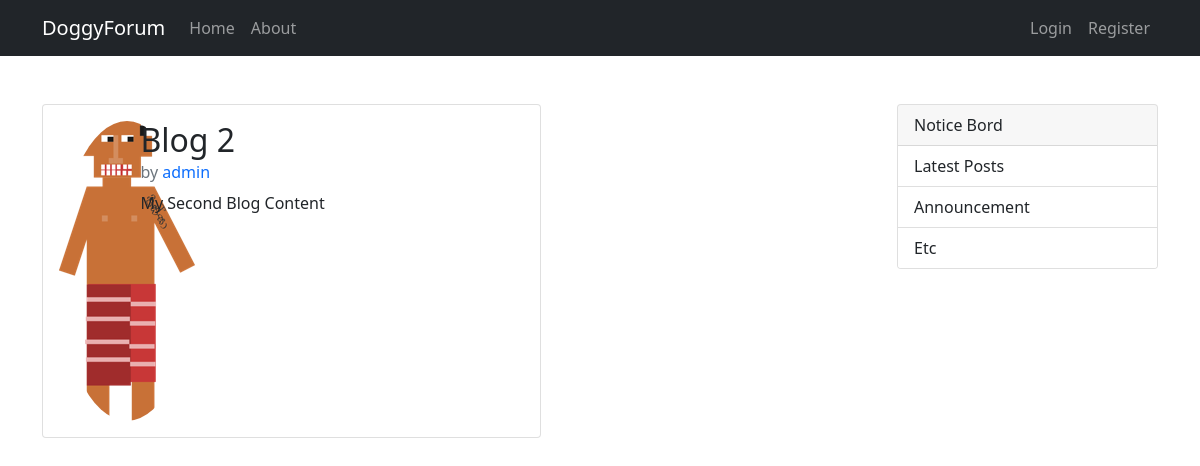
The app's page /post/2/ with its own data.
### blog/models.py (models this page shows, shortened)
class Post(models.Model):
    title = models.CharField(max_length=200)
    content = models.TextField()
    date_posted = models.DateTimeField(default=timezone.now)
    author = models.ForeignKey(User, on_delete=models.CASCADE)

### users/models.py (models this page shows, shortened)
class Profile(models.Model):
    user = models.OneToOneField(User, on_delete=models.CASCADE)
    image = models.ImageField(default='profile_pic/default.png', upload_to='profile_pic')

### blog/views.py (the view)
# urls.py: path('post/<int:pk>/', PostDetailView.as_view(), name='post-detail'),
class PostDetailView(DetailView):
    model = Post

### blog/templates/blog/post_detail.html (shortened to what this page needs)
{% extends "blog/base.html" %}
{% block content %}
 <div class="card mb-4" style="width: 60%;">
      <div class="card-body">
        <div class="row">
            <div class="col-md-2">
                <img class="rounded-circle" src="{{ post.author.profile.image.url }}">
            </div>
            <div class="col-md-10">
                <h2 class="card-title">{{object.title}}</h2>
                <h6 class="card-subtitle mb-2 text-muted">by<a class="text-decoration-none" href="{% url 'user-posts' post.author.username %}"> {{object.author}}</a></h6>
                <p class="card-text">{{object.content}}</p>
            </div>
        </div>
      </div>
    </div>
{% endblock content %}

### records on screen
Post: author.profile.image (picture), title "Blog 2", author "admin", content "My Second Blog Content"
